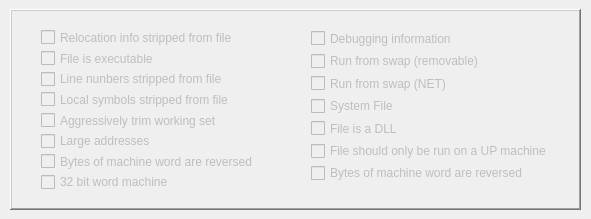
<?xml version="1.0" encoding="UTF-8"?>
<ui version="4.0">
 <class>QtGuiPE_CharacteristicsClass</class>
 <widget class="QWidget" name="QtGuiPE_CharacteristicsClass">
  <property name="geometry">
   <rect>
    <x>0</x>
    <y>0</y>
    <width>591</width>
    <height>219</height>
   </rect>
  </property>
  <property name="windowTitle">
   <string>QtGuiPE_Characteristics</string>
  </property>
  <widget class="QFrame" name="frame">
   <property name="geometry">
    <rect>
     <x>10</x>
     <y>9</y>
     <width>571</width>
     <height>201</height>
    </rect>
   </property>
   <property name="frameShape">
    <enum>QFrame::WinPanel</enum>
   </property>
   <property name="frameShadow">
    <enum>QFrame::Raised</enum>
   </property>
   <widget class="QWidget" name="gridLayoutWidget_6">
    <property name="geometry">
     <rect>
      <x>290</x>
      <y>10</y>
      <width>261</width>
      <height>173</height>
     </rect>
    </property>
    <layout class="QGridLayout" name="gridLayout_6">
     <item row="0" column="0">
      <widget class="QCheckBox" name="checkBox_9">
       <property name="enabled">
        <bool>false</bool>
       </property>
       <property name="text">
        <string>Debugging information</string>
       </property>
       <property name="checkable">
        <bool>true</bool>
       </property>
       <property name="checked">
        <bool>false</bool>
       </property>
       <property name="autoExclusive">
        <bool>false</bool>
       </property>
       <property name="tristate">
        <bool>false</bool>
       </property>
      </widget>
     </item>
     <item row="1" column="0">
      <widget class="QCheckBox" name="checkBox_10">
       <property name="enabled">
        <bool>false</bool>
       </property>
       <property name="text">
        <string>Run from swap (removable)</string>
       </property>
       <property name="checkable">
        <bool>true</bool>
       </property>
       <property name="checked">
        <bool>false</bool>
       </property>
       <property name="autoExclusive">
        <bool>false</bool>
       </property>
       <property name="tristate">
        <bool>false</bool>
       </property>
      </widget>
     </item>
     <item row="3" column="0">
      <widget class="QCheckBox" name="checkBox_12">
       <property name="enabled">
        <bool>false</bool>
       </property>
       <property name="text">
        <string>System File</string>
       </property>
       <property name="checkable">
        <bool>true</bool>
       </property>
       <property name="checked">
        <bool>false</bool>
       </property>
       <property name="autoExclusive">
        <bool>false</bool>
       </property>
       <property name="tristate">
        <bool>false</bool>
       </property>
      </widget>
     </item>
     <item row="6" column="0">
      <widget class="QCheckBox" name="checkBox_15">
       <property name="enabled">
        <bool>false</bool>
       </property>
       <property name="text">
        <string>Bytes of machine word are reversed</string>
       </property>
       <property name="checkable">
        <bool>true</bool>
       </property>
       <property name="checked">
        <bool>false</bool>
       </property>
       <property name="autoExclusive">
        <bool>false</bool>
       </property>
       <property name="tristate">
        <bool>false</bool>
       </property>
      </widget>
     </item>
     <item row="2" column="0">
      <widget class="QCheckBox" name="checkBox_11">
       <property name="enabled">
        <bool>false</bool>
       </property>
       <property name="text">
        <string>Run from swap (NET)</string>
       </property>
       <property name="checkable">
        <bool>true</bool>
       </property>
       <property name="checked">
        <bool>false</bool>
       </property>
       <property name="autoExclusive">
        <bool>false</bool>
       </property>
       <property name="tristate">
        <bool>false</bool>
       </property>
      </widget>
     </item>
     <item row="4" column="0">
      <widget class="QCheckBox" name="checkBox_13">
       <property name="enabled">
        <bool>false</bool>
       </property>
       <property name="text">
        <string>File is a DLL</string>
       </property>
       <property name="checkable">
        <bool>true</bool>
       </property>
       <property name="checked">
        <bool>false</bool>
       </property>
       <property name="autoExclusive">
        <bool>false</bool>
       </property>
       <property name="tristate">
        <bool>false</bool>
       </property>
      </widget>
     </item>
     <item row="5" column="0">
      <widget class="QCheckBox" name="checkBox_14">
       <property name="enabled">
        <bool>false</bool>
       </property>
       <property name="text">
        <string>File should only be run on a UP machine</string>
       </property>
       <property name="checkable">
        <bool>true</bool>
       </property>
       <property name="checked">
        <bool>false</bool>
       </property>
       <property name="autoExclusive">
        <bool>false</bool>
       </property>
       <property name="tristate">
        <bool>false</bool>
       </property>
      </widget>
     </item>
    </layout>
   </widget>
   <widget class="QWidget" name="gridLayoutWidget_5">
    <property name="geometry">
     <rect>
      <x>20</x>
      <y>10</y>
      <width>261</width>
      <height>181</height>
     </rect>
    </property>
    <layout class="QGridLayout" name="gridLayout_5">
     <item row="3" column="0">
      <widget class="QCheckBox" name="checkBox_4">
       <property name="enabled">
        <bool>false</bool>
       </property>
       <property name="text">
        <string>Local symbols stripped from file</string>
       </property>
       <property name="checkable">
        <bool>true</bool>
       </property>
       <property name="checked">
        <bool>false</bool>
       </property>
       <property name="autoExclusive">
        <bool>false</bool>
       </property>
       <property name="tristate">
        <bool>false</bool>
       </property>
      </widget>
     </item>
     <item row="6" column="0">
      <widget class="QCheckBox" name="checkBox_7">
       <property name="enabled">
        <bool>false</bool>
       </property>
       <property name="text">
        <string>Bytes of machine word are reversed</string>
       </property>
       <property name="checkable">
        <bool>true</bool>
       </property>
       <property name="checked">
        <bool>false</bool>
       </property>
       <property name="autoExclusive">
        <bool>false</bool>
       </property>
       <property name="tristate">
        <bool>false</bool>
       </property>
      </widget>
     </item>
     <item row="7" column="0">
      <widget class="QCheckBox" name="checkBox_8">
       <property name="enabled">
        <bool>false</bool>
       </property>
       <property name="text">
        <string>32 bit word machine</string>
       </property>
       <property name="checkable">
        <bool>true</bool>
       </property>
       <property name="checked">
        <bool>false</bool>
       </property>
       <property name="autoExclusive">
        <bool>false</bool>
       </property>
       <property name="tristate">
        <bool>false</bool>
       </property>
      </widget>
     </item>
     <item row="2" column="0">
      <widget class="QCheckBox" name="checkBox_3">
       <property name="enabled">
        <bool>false</bool>
       </property>
       <property name="text">
        <string>Line nunbers stripped from file</string>
       </property>
       <property name="checkable">
        <bool>true</bool>
       </property>
       <property name="checked">
        <bool>false</bool>
       </property>
       <property name="autoExclusive">
        <bool>false</bool>
       </property>
       <property name="tristate">
        <bool>false</bool>
       </property>
      </widget>
     </item>
     <item row="4" column="0">
      <widget class="QCheckBox" name="checkBox_5">
       <property name="enabled">
        <bool>false</bool>
       </property>
       <property name="text">
        <string>Aggressively trim working set</string>
       </property>
       <property name="checkable">
        <bool>true</bool>
       </property>
       <property name="checked">
        <bool>false</bool>
       </property>
       <property name="autoExclusive">
        <bool>false</bool>
       </property>
       <property name="tristate">
        <bool>false</bool>
       </property>
      </widget>
     </item>
     <item row="1" column="0">
      <widget class="QCheckBox" name="checkBox_2">
       <property name="enabled">
        <bool>false</bool>
       </property>
       <property name="text">
        <string>File is executable</string>
       </property>
       <property name="checkable">
        <bool>true</bool>
       </property>
       <property name="checked">
        <bool>false</bool>
       </property>
       <property name="autoExclusive">
        <bool>false</bool>
       </property>
       <property name="tristate">
        <bool>false</bool>
       </property>
      </widget>
     </item>
     <item row="5" column="0">
      <widget class="QCheckBox" name="checkBox_6">
       <property name="enabled">
        <bool>false</bool>
       </property>
       <property name="text">
        <string>Large addresses</string>
       </property>
       <property name="checkable">
        <bool>true</bool>
       </property>
       <property name="checked">
        <bool>false</bool>
       </property>
       <property name="autoExclusive">
        <bool>false</bool>
       </property>
       <property name="tristate">
        <bool>false</bool>
       </property>
      </widget>
     </item>
     <item row="0" column="0">
      <widget class="QCheckBox" name="checkBox">
       <property name="enabled">
        <bool>false</bool>
       </property>
       <property name="text">
        <string>Relocation info stripped from file</string>
       </property>
       <property name="checkable">
        <bool>true</bool>
       </property>
       <property name="checked">
        <bool>false</bool>
       </property>
       <property name="autoExclusive">
        <bool>false</bool>
       </property>
       <property name="tristate">
        <bool>false</bool>
       </property>
      </widget>
     </item>
    </layout>
   </widget>
  </widget>
 </widget>
 <layoutdefault spacing="6" margin="11"/>
 <resources>
  <include location="QtGuiPE_Characteristics.qrc"/>
 </resources>
 <connections/>
</ui>
